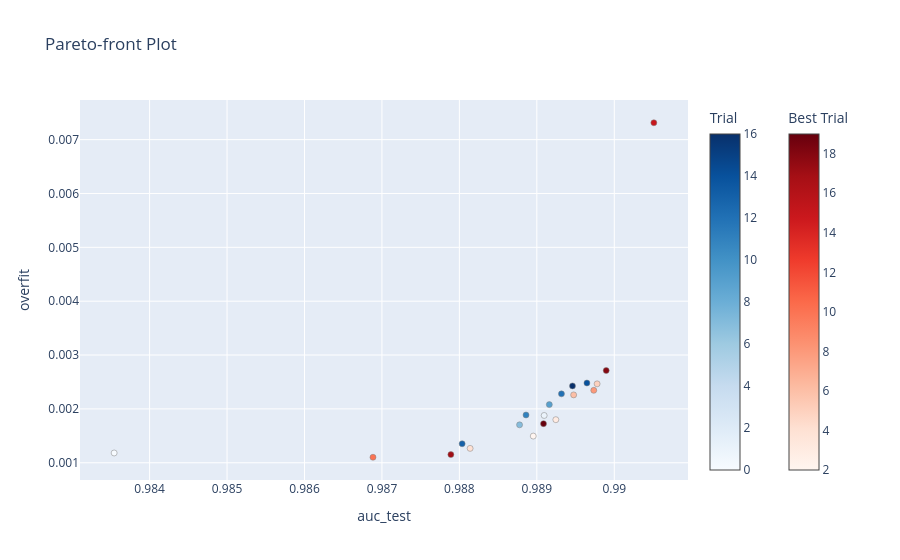
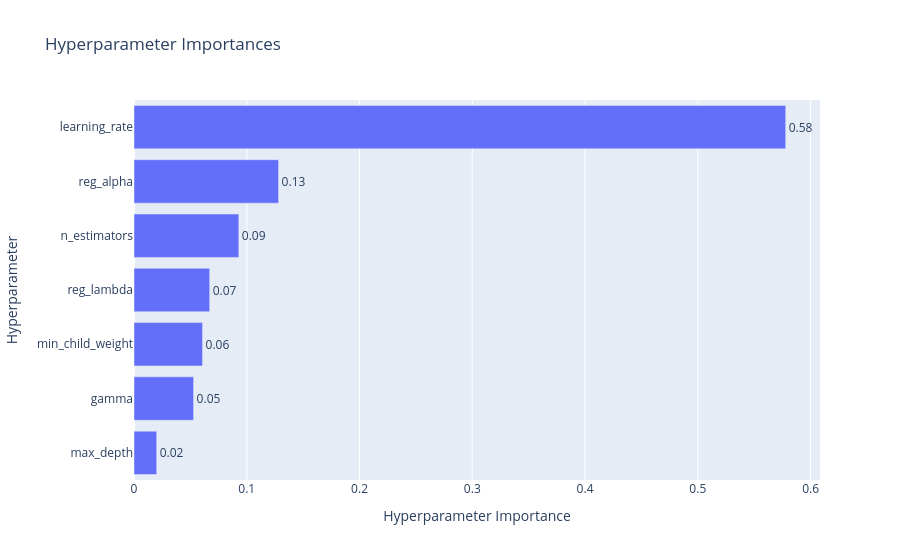
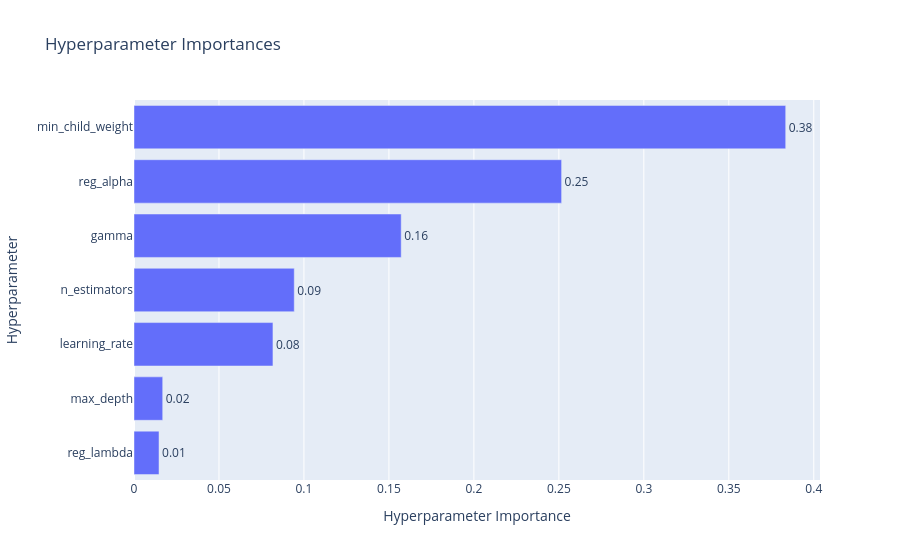

Notebook cell for these charts, in order:
### Code cell
optuna.visualization.plot_pareto_front(xgb_study, target_names=['auc_test', 'overfit']).show()
optuna.visualization.plot_param_importances(xgb_study, target=lambda t: t.values[0], target_name="auc_test").show()
optuna.visualization.plot_param_importances(xgb_study, target=lambda t: t.values[1], target_name="overfit").show()


print("总试验次数：", len(xgb_study.trials))

print("帕累托最优解集(Pareto front):")
trials = sorted(xgb_study.best_trials, key=lambda t: t.values) # 对字典best_trials按values从小到达排序
for trial in trials:
    print("     Trial:", trial.number)
    print(f"    Values: auc_test={trial.values[0]}, overfit={ trial.values[1]}")
    print("    Params: ", trial.params, '\n')


#optuna.visualization.plot_optimization_history(xgb_study).show()
#optuna.visualization.plot_param_importances(xgb_study).show()
#optuna.visualization.plot_slice(xgb_study).show()
#optuna.visualization.plot_parallel_coordinate(xgb_study).show()
# Get the best hyperparameters for each model
#best_xgb_params = xgb_study.best_params
#print(best_xgb_params)

### Figure 1 — Plotly figure (JSON) as saved in the notebook; plotly's stock layout.template omitted (floating-point values rounded to 4 significant figures)
{"data": [{"hovertemplate": "%{text}<extra>Trial</extra>", "marker": {"color": [0, 1, 7, 9, 11, 12, 13, 14, 16], "colorbar": {"title": {"text": "Trial"}}, "colorscale": [[0, "rgb(247,251,255)"], [0.125, "rgb(222,235,247)"], [0.25, "rgb(198,219,239)"], [0.375, "rgb(158,202,225)"], [0.5, "rgb(107,174,214)"], [0.625, "rgb(66,146,198)"], [0.75, "rgb(33,113,181)"], [0.875, "rgb(8,81,156)"], [1, "rgb(8,48,107)"]], "line": {"color": "Grey", "width": 0.5}}, "mode": "markers", "showlegend": false, "text": ["{<br>  \"number\": 0,<br>  \"values\": [<br>    0.9835422752694992,<br>    0.0011813637281709033<br>  ],<br>  \"params\": {<br>    \"learning_rate\": 0.019070278259070907,<br>    \"n_estimators\": 100,<br>    \"max_depth\": 5,<br>    \"min_child_weight\": 71,<br>    \"gamma\": 0.1988428492530215,<br>    \"reg_alpha\": 1.2454000688800697,<br>    \"reg_lambda\": 6.141966291468338<br>  }<br>}", "{<br>  \"number\": 1,<br>  \"values\": [<br>    0.9890946423956293,<br>    0.0018780869066279404<br>  ],<br>  \"params\": {<br>    \"learning_rate\": 0.10907855363066615,<br>    \"n_estimators\": 150,<br>    \"max_depth\": 5,<br>    \"min_child_weight\": 54,<br>    \"gamma\": 0.34880191510844605,<br>    \"reg_alpha\": 3.6764196137140415,<br>    \"reg_lambda\": 3.6031781556621607<br>  }<br>}", "{<br>  \"number\": 7,<br>  \"values\": [<br>    0.9887767752049971,<br>    0.0017038450728459331<br>  ],<br>  \"params\": {<br>    \"learning_rate\": 0.3634313190018758,<br>    \"n_estimators\": 50,<br>    \"max_depth\": 6,<br>    \"min_child_weight\": 92,<br>    \"gamma\": 0.11702108547716665,<br>    \"reg_alpha\": 1.2479989773891331,<br>    \"reg_lambda\": 7.171124524699223<br>  }<br>}", "{<br>  \"number\": 9,<br>  \"values\": [<br>    0.9891610994022639,<br>    0.0020795142220476626<br>  ],<br>  \"params\": {<br>    \"learning_rate\": 0.36336865540337615,<br>    \"n_estimators\": 950,<br>    \"max_depth\": 5,<br>    \"min_child_weight\": 48,<br>    \"gamma\": 0.32555283579689476,<br>    \"reg_alpha\": 3.1282485701349203,<br>    \"reg_lambda\": 8.00588901050001<br>  }<br>}", "{<br>  \"number\": 11,<br>  \"values\": [<br>    0.9888602220433577,<br>    0.0018870272713502612<br>  ],<br>  \"params\": {<br>    \"learning_rate\": 0.35845100989392875,<br>    \"n_estimators\": 600,<br>    \"max_depth\": 4,<br>    \"min_child_weight\": 41,<br>    \"gamma\": 0.3680300043942404,<br>    \"reg_alpha\": 4.804463331819383,<br>    \"reg_lambda\": 9.120484325109413<br>  }<br>}", "{<br>  \"number\": 12,<br>  \"values\": [<br>    0.9893178560225993,<br>    0.002278968833332118<br>  ],<br>  \"params\": {<br>    \"learning_rate\": 0.321284369829293,<br>    \"n_estimators\": 600,<br>    \"max_depth\": 3,<br>    \"min_child_weight\": 86,<br>    \"gamma\": 0.009950222839719434,<br>    \"reg_alpha\": 3.792944898144203,<br>    \"reg_lambda\": 9.103275155600889<br>  }<br>}", "{<br>  \"number\": 13,<br>  \"values\": [<br>    0.988035479169728,<br>    0.0013528673796063817<br>  ],<br>  \"params\": {<br>    \"learning_rate\": 0.04491635730932248,<br>    \"n_estimators\": 200,<br>    \"max_depth\": 4,<br>    \"min_child_weight\": 72,<br>    \"gamma\": 0.4546181845456606,<br>    \"reg_alpha\": 3.644340376190868,<br>    \"reg_lambda\": 7.569717058061514<br>  }<br>}", "{<br>  \"number\": 14,<br>  \"values\": [<br>    0.9896465648230004,<br>    0.0024806573629923<br>  ],<br>  \"params\": {<br>    \"learning_rate\": 0.09308966764590311,<br>    \"n_estimators\": 300,<br>    \"max_depth\": 6,<br>    \"min_child_weight\": 60,<br>    \"gamma\": 0.0556537948880237,<br>    \"reg_alpha\": 0.5067977842327855,<br>    \"reg_lambda\": 6.339174242335521<br>  }<br>}", "{<br>  \"number\": 16,<br>  \"values\": [<br>    0.9894600991246462,<br>    0.0024269589766481303<br>  ],<br>  \"params\": {<br>    \"learning_rate\": 0.11475280331188897,<br>    \"n_estimators\": 700,<br>    \"max_depth\": 6,<br>    \"min_child_weight\": 100,<br>    \"gamma\": 0.12997774823165584,<br>    \"reg_alpha\": 0.8561477297878379,<br>    \"reg_lambda\": 5.435185461319753<br>  }<br>}"], "type": "scatter", "x": [0.9835, 0.9891, 0.9888, 0.9892, 0.9889, 0.9893, 0.988, 0.9896, 0.9895], "y": [0.001181, 0.001878, 0.001704, 0.00208, 0.001887, 0.002279, 0.001353, 0.002481, 0.002427]}, {"hovertemplate": "%{text}<extra>Best Trial</extra>", "marker": {"color": [2, 3, 4, 5, 6, 8, 10, 15, 17, 18, 19], "colorbar": {"title": {"text": "Best Trial"}, "x": 1.1, "xpad": 40}, "colorscale": [[0, "rgb(255,245,240)"], [0.125, "rgb(254,224,210)"], [0.25, "rgb(252,187,161)"], [0.375, "rgb(252,146,114)"], [0.5, "rgb(251,106,74)"], [0.625, "rgb(239,59,44)"], [0.75, "rgb(203,24,29)"], [0.875, "rgb(165,15,21)"], [1, "rgb(103,0,13)"]], "line": {"color": "Grey", "width": 0.5}}, "mode": "markers", "showlegend": false, "text": ["{<br>  \"number\": 2,<br>  \"values\": [<br>    0.9889537844814115,<br>    0.0014951695240709162<br>  ],<br>  \"params\": {<br>    \"learning_rate\": 0.2965588490545789,<br>    \"n_estimators\": 250,<br>    \"max_depth\": 3,<br>    \"min_child_weight\": 43,<br>    \"gamma\": 0.4170327173338276,<br>    \"reg_alpha\": 2.5618943993474015,<br>    \"reg_lambda\": 7.9214241648404125<br>  }<br>}", "{<br>  \"number\": 3,<br>  \"values\": [<br>    0.9892452096393667,<br>    0.0017997537039314837<br>  ],<br>  \"params\": {<br>    \"learning_rate\": 0.21223861461740803,<br>    \"n_estimators\": 650,<br>    \"max_depth\": 4,<br>    \"min_child_weight\": 50,<br>    \"gamma\": 0.3907649511376823,<br>    \"reg_alpha\": 2.0398507362119775,<br>    \"reg_lambda\": 2.7959962340101647<br>  }<br>}", "{<br>  \"number\": 4,<br>  \"values\": [<br>    0.988138453005841,<br>    0.0012668009073606434<br>  ],<br>  \"params\": {<br>    \"learning_rate\": 0.0603879136183775,<br>    \"n_estimators\": 250,<br>    \"max_depth\": 3,<br>    \"min_child_weight\": 97,<br>    \"gamma\": 0.47572739370400563,<br>    \"reg_alpha\": 0.6254181352972578,<br>    \"reg_lambda\": 4.488708509291322<br>  }<br>}", "{<br>  \"number\": 5,<br>  \"values\": [<br>    0.9897783222853348,<br>    0.002465108611985456<br>  ],<br>  \"params\": {<br>    \"learning_rate\": 0.22905341905635423,<br>    \"n_estimators\": 850,<br>    \"max_depth\": 4,<br>    \"min_child_weight\": 28,<br>    \"gamma\": 0.22032026581712644,<br>    \"reg_alpha\": 0.8781031982250646,<br>    \"reg_lambda\": 1.7085654424923218<br>  }<br>}", "{<br>  \"number\": 6,<br>  \"values\": [<br>    0.9894752415702677,<br>    0.0022601114172343673<br>  ],<br>  \"params\": {<br>    \"learning_rate\": 0.40972530787736183,<br>    \"n_estimators\": 50,<br>    \"max_depth\": 4,<br>    \"min_child_weight\": 14,<br>    \"gamma\": 0.20806014128051978,<br>    \"reg_alpha\": 1.9954122664796812,<br>    \"reg_lambda\": 4.855375532137164<br>  }<br>}", "{<br>  \"number\": 8,<br>  \"values\": [<br>    0.9897350705164547,<br>    0.0023449622187980967<br>  ],<br>  \"params\": {<br>    \"learning_rate\": 0.15290126732202408,<br>    \"n_estimators\": 800,<br>    \"max_depth\": 4,<br>    \"min_child_weight\": 37,<br>    \"gamma\": 0.055935051359091534,<br>    \"reg_alpha\": 2.925161677494424,<br>    \"reg_lambda\": 6.996610881163412<br>  }<br>}", "{<br>  \"number\": 10,<br>  \"values\": [<br>    0.986884184069232,<br>    0.0011020935689272093<br>  ],<br>  \"params\": {<br>    \"learning_rate\": 0.13114102267711406,<br>    \"n_estimators\": 50,<br>    \"max_depth\": 3,<br>    \"min_child_weight\": 54,<br>    \"gamma\": 0.04045659612329388,<br>    \"reg_alpha\": 4.6194764385838205,<br>    \"reg_lambda\": 0.15950067379461075<br>  }<br>}", "{<br>  \"number\": 15,<br>  \"values\": [<br>    0.9905107609273267,<br>    0.007313500388056449<br>  ],<br>  \"params\": {<br>    \"learning_rate\": 0.15242680703552028,<br>    \"n_estimators\": 900,<br>    \"max_depth\": 6,<br>    \"min_child_weight\": 6,<br>    \"gamma\": 0.02000650687130099,<br>    \"reg_alpha\": 0.4787894106687478,<br>    \"reg_lambda\": 7.575104742485075<br>  }<br>}", "{<br>  \"number\": 17,<br>  \"values\": [<br>    0.9878898677186075,<br>    0.0011511599635257719<br>  ],<br>  \"params\": {<br>    \"learning_rate\": 0.08033007690486088,<br>    \"n_estimators\": 150,<br>    \"max_depth\": 3,<br>    \"min_child_weight\": 94,<br>    \"gamma\": 0.3337806534770434,<br>    \"reg_alpha\": 4.349919465107057,<br>    \"reg_lambda\": 5.807158770688869<br>  }<br>}", "{<br>  \"number\": 18,<br>  \"values\": [<br>    0.9898956045700295,<br>    0.002712450849742587<br>  ],<br>  \"params\": {<br>    \"learning_rate\": 0.29940842777998966,<br>    \"n_estimators\": 900,<br>    \"max_depth\": 5,<br>    \"min_child_weight\": 30,<br>    \"gamma\": 0.07049300573490884,<br>    \"reg_alpha\": 3.1190868271952934,<br>    \"reg_lambda\": 5.405644702270363<br>  }<br>}", "{<br>  \"number\": 19,<br>  \"values\": [<br>    0.9890861385101652,<br>    0.0017264709825595137<br>  ],<br>  \"params\": {<br>    \"learning_rate\": 0.04881876259020674,<br>    \"n_estimators\": 1000,<br>    \"max_depth\": 4,<br>    \"min_child_weight\": 74,<br>    \"gamma\": 0.4823061251106799,<br>    \"reg_alpha\": 0.48169479923241854,<br>    \"reg_lambda\": 2.7071235864575653<br>  }<br>}"], "type": "scatter", "x": [0.989, 0.9892, 0.9881, 0.9898, 0.9895, 0.9897, 0.9869, 0.9905, 0.9879, 0.9899, 0.9891], "y": [0.001495, 0.0018, 0.001267, 0.002465, 0.00226, 0.002345, 0.001102, 0.007314, 0.001151, 0.002712, 0.001726]}], "layout": {"title": {"text": "Pareto-front Plot"}, "xaxis": {"title": {"text": "auc_test"}}, "yaxis": {"title": {"text": "overfit"}}}}

### Figure 2 — Plotly figure (JSON) as saved in the notebook; plotly's stock layout.template omitted (floating-point values rounded to 4 significant figures)
{"data": [{"cliponaxis": false, "hovertemplate": ["max_depth (IntDistribution): 0.02011350988706517<extra></extra>", "gamma (FloatDistribution): 0.05285996258718294<extra></extra>", "min_child_weight (IntDistribution): 0.06079562001522917<extra></extra>", "reg_lambda (FloatDistribution): 0.06711264431893102<extra></extra>", "n_estimators (IntDistribution): 0.0929564442286437<extra></extra>", "reg_alpha (FloatDistribution): 0.1282234593387605<extra></extra>", "learning_rate (FloatDistribution): 0.5779383596241874<extra></extra>"], "name": "auc_test", "orientation": "h", "text": ["0.02", "0.05", "0.06", "0.07", "0.09", "0.13", "0.58"], "textposition": "outside", "type": "bar", "x": [0.02011, 0.05286, 0.0608, 0.06711, 0.09296, 0.1282, 0.5779], "y": ["max_depth", "gamma", "min_child_weight", "reg_lambda", "n_estimators", "reg_alpha", "learning_rate"]}], "layout": {"title": {"text": "Hyperparameter Importances"}, "xaxis": {"title": {"text": "Hyperparameter Importance"}}, "yaxis": {"title": {"text": "Hyperparameter"}}}}

### Figure 3 — Plotly figure (JSON) as saved in the notebook; plotly's stock layout.template omitted (floating-point values rounded to 4 significant figures)
{"data": [{"cliponaxis": false, "hovertemplate": ["reg_lambda (FloatDistribution): 0.014720912154258149<extra></extra>", "max_depth (IntDistribution): 0.016891014782040286<extra></extra>", "learning_rate (FloatDistribution): 0.08175980833065812<extra></extra>", "n_estimators (IntDistribution): 0.0942988936023764<extra></extra>", "gamma (FloatDistribution): 0.15723505757400744<extra></extra>", "reg_alpha (FloatDistribution): 0.2516155066691443<extra></extra>", "min_child_weight (IntDistribution): 0.38347880688751523<extra></extra>"], "name": "overfit", "orientation": "h", "text": ["0.01", "0.02", "0.08", "0.09", "0.16", "0.25", "0.38"], "textposition": "outside", "type": "bar", "x": [0.01472, 0.01689, 0.08176, 0.0943, 0.1572, 0.2516, 0.3835], "y": ["reg_lambda", "max_depth", "learning_rate", "n_estimators", "gamma", "reg_alpha", "min_child_weight"]}], "layout": {"title": {"text": "Hyperparameter Importances"}, "xaxis": {"title": {"text": "Hyperparameter Importance"}}, "yaxis": {"title": {"text": "Hyperparameter"}}}}
